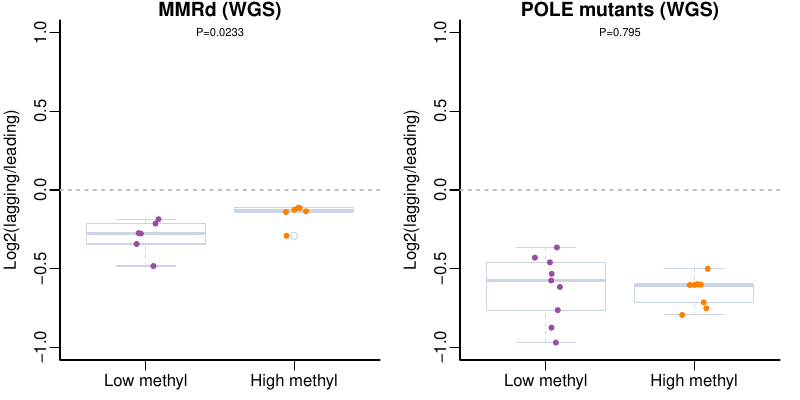

Write R code to recreate this figure.
dev.new()
pdf("wgs_asym_ct_methyl.pdf",8,4)
layout(matrix(1:2,nrow=1,byrow = T))
par(mar=c(2,3,1,1),mgp=c(2,.5,0),bty="l")
ylim<-c(-1,1)

#============================================================================================
#               plot methylation and bias
#============================================================================================
p3.list<-scan("data/combine/msi_prime3_list",what="s")
p5.list<-scan("data/combine/msi_prime5_list",what="s")
bins<-scan("data/combine/bin_name",what="s")
n<-6
met3<-as.data.frame(matrix(rep(0,2*6),ncol=2))
for(i in 1:4){
  p3.tmp<-grep(paste0(bins[i],"_"),p3.list,value = T)
  p3.data<-read.table(p3.tmp,row.names = 1)
  p5.tmp<-grep(paste0(bins[i],"_"),p5.list,value = T)
  p5.data<-read.table(p5.tmp,row.names = 1)
  name<-intersect(rownames(p3.data),rownames(p5.data))
  rep.all<-cbind(p3.data[name,],p5.data[name,])
  rep.all$ctall<-rep.all[,11]+rep.all[,24]
  rep.all$gaall<-rep.all[,12]+rep.all[,23]
  final<-subset(rep.all,select=c("ctall","gaall"))
  met3<-final+met3
}

met4<-as.data.frame(matrix(rep(0,2*6),ncol=2))
for(i in 5:12){
  p3.tmp<-grep(paste0(bins[i],"_"),p3.list,value = T)
  p3.data<-read.table(p3.tmp,row.names = 1)
  p5.tmp<-grep(paste0(bins[i],"_"),p5.list,value = T)
  p5.data<-read.table(p5.tmp,row.names = 1)
  name<-intersect(rownames(p3.data),rownames(p5.data))
  rep.all<-cbind(p3.data[name,],p5.data[name,])
  rep.all$ctall<-rep.all[,11]+rep.all[,24]
  rep.all$gaall<-rep.all[,12]+rep.all[,23]
  final<-subset(rep.all,select=c("ctall","gaall"))
  met4<-final+met4
}

met3.data<-data.frame(ratio=log(met3$ctall/met3$gaall,2),type=rep("Low",6))
met4.data<-data.frame(ratio=log(met4$ctall/met4$gaall,2),type=rep("High",6))
all.data<-rbind(met3.data,met4.data)
boxplot(ratio~type,data=all.data,main="MMRd (WGS)",ylab="Log2(lagging/leading)",border="#cbd5e8",notch=F,ylim=ylim,names=c("Low methyl","High methyl"))
stripchart(ratio~type,data=all.data, method = "jitter",pch = 20, add = TRUE, col =c("#984ea3","#ff7f00") , cex = 1,vertical=T)
abline(h=0,lty=2,col="#bdbdbd")
t<-t.test(all.data$ratio[which(all.data$type=="Low")],all.data$ratio[which(all.data$type=="High")])
mtext(paste0("P=",signif(t$p.value,3)),3,cex=.7,line=-1)


#=====================POLE=============================
p3.list<-scan("data/combine/pole_prime3_list",what="s")
p5.list<-scan("data/combine/pole_prime5_list",what="s")
bins<-scan("data/combine/bin_name",what="s")
n<-9
sap<-c("TCGA-A6-6141","TCGA-AA-3555","TCGA-AA-3977","TCGA-AA-A00N","TCGA-AZ-4315","TCGA-CA-6717","TCGA-CA-6718","TCGA-EI-6917","TCGA-F5-6814")
met3<-as.data.frame(matrix(rep(0,2*n),ncol=2))
for(i in 1:4){
  p3.tmp<-grep(paste0(bins[i],"_"),p3.list,value = T)
  p3.data<-read.table(p3.tmp,row.names = 1)
  p5.tmp<-grep(paste0(bins[i],"_"),p5.list,value = T)
  p5.data<-read.table(p5.tmp,row.names = 1)
  name<-intersect(rownames(p3.data),rownames(p5.data))
  rep.all<-cbind(p3.data[name,],p5.data[name,])
  rep.all$ctall<-rep.all[,11]+rep.all[,24]
  rep.all$gaall<-rep.all[,12]+rep.all[,23]
  final<-subset(rep.all,select=c("ctall","gaall"))
  final<-final[sap,]
  met3<-final+met3
}
met4<-as.data.frame(matrix(rep(0,2*n),ncol=2))
for(i in 5:12){
  p3.tmp<-grep(paste0(bins[i],"_"),p3.list,value = T)
  p3.data<-read.table(p3.tmp,row.names = 1)
  p5.tmp<-grep(paste0(bins[i],"_"),p5.list,value = T)
  p5.data<-read.table(p5.tmp,row.names = 1)
  name<-intersect(rownames(p3.data),rownames(p5.data))
  rep.all<-cbind(p3.data[name,],p5.data[name,])
  rep.all$ctall<-rep.all[,11]+rep.all[,24]
  rep.all$gaall<-rep.all[,12]+rep.all[,23]
  final<-subset(rep.all,select=c("ctall","gaall"))
  final<-final[sap,]
  met4<-final+met4
}
met3.data<-data.frame(ratio=log(met3$ctall/met3$gaall,2),type=rep("Low",n))
met4.data<-data.frame(ratio=log(met4$ctall/met4$gaall,2),type=rep("High",n))

all.data<-rbind(met3.data,met4.data)
boxplot(ratio~type,data=all.data,main="POLE mutants (WGS)",ylab="Log2(lagging/leading)",border="#cbd5e8",notch=F,ylim=ylim,names=c("Low methyl","High methyl"))
stripchart(ratio~type,data=all.data, method = "jitter",pch = 20, add = TRUE, col =c("#984ea3","#ff7f00") , cex = 1,vertical=T)
abline(h=0,lty=2,col="#bdbdbd")
t<-t.test(all.data$ratio[which(all.data$type=="Low")],all.data$ratio[which(all.data$type=="High")])
mtext(paste0("P=",signif(t$p.value,3)),3,cex=.7,line=-1)

dev.off()
